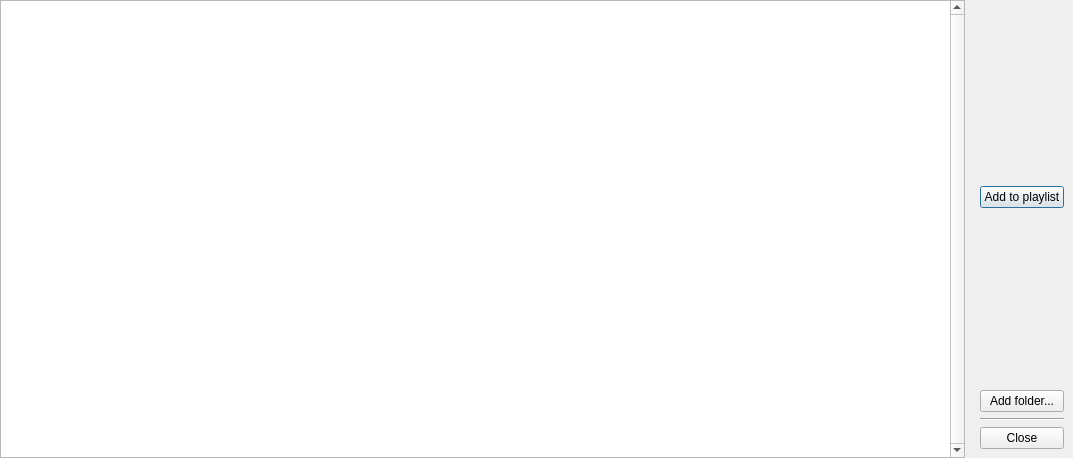
<?xml version="1.0" encoding="UTF-8"?>
<ui version="4.0">
 <class>DlgSongs</class>
 <widget class="QDialog" name="DlgSongs">
  <property name="windowModality">
   <enum>Qt::ApplicationModal</enum>
  </property>
  <property name="geometry">
   <rect>
    <x>0</x>
    <y>0</y>
    <width>1073</width>
    <height>458</height>
   </rect>
  </property>
  <property name="windowTitle">
   <string>Songs - SkauTan</string>
  </property>
  <layout class="QHBoxLayout" name="horizontalLayout">
   <property name="leftMargin">
    <number>0</number>
   </property>
   <property name="topMargin">
    <number>0</number>
   </property>
   <property name="rightMargin">
    <number>0</number>
   </property>
   <property name="bottomMargin">
    <number>0</number>
   </property>
   <item>
    <widget class="QTableView" name="tblSongs">
     <property name="verticalScrollBarPolicy">
      <enum>Qt::ScrollBarAlwaysOn</enum>
     </property>
     <property name="selectionBehavior">
      <enum>QAbstractItemView::SelectRows</enum>
     </property>
     <property name="textElideMode">
      <enum>Qt::ElideMiddle</enum>
     </property>
     <property name="horizontalScrollMode">
      <enum>QAbstractItemView::ScrollPerPixel</enum>
     </property>
     <property name="gridStyle">
      <enum>Qt::DotLine</enum>
     </property>
     <property name="sortingEnabled">
      <bool>true</bool>
     </property>
     <property name="wordWrap">
      <bool>false</bool>
     </property>
     <attribute name="horizontalHeaderHighlightSections">
      <bool>false</bool>
     </attribute>
     <attribute name="horizontalHeaderShowSortIndicator" stdset="0">
      <bool>true</bool>
     </attribute>
     <attribute name="verticalHeaderVisible">
      <bool>false</bool>
     </attribute>
     <attribute name="verticalHeaderDefaultSectionSize">
      <number>21</number>
     </attribute>
     <attribute name="verticalHeaderMinimumSectionSize">
      <number>10</number>
     </attribute>
    </widget>
   </item>
   <item>
    <layout class="QVBoxLayout" name="verticalLayout">
     <property name="leftMargin">
      <number>9</number>
     </property>
     <property name="topMargin">
      <number>9</number>
     </property>
     <property name="rightMargin">
      <number>9</number>
     </property>
     <property name="bottomMargin">
      <number>9</number>
     </property>
     <item>
      <spacer name="verticalSpacer">
       <property name="orientation">
        <enum>Qt::Vertical</enum>
       </property>
       <property name="sizeHint" stdset="0">
        <size>
         <width>20</width>
         <height>40</height>
        </size>
       </property>
      </spacer>
     </item>
     <item>
      <widget class="QPushButton" name="btnAddToPlaylist">
       <property name="text">
        <string>Add to playlist</string>
       </property>
      </widget>
     </item>
     <item>
      <spacer name="verticalSpacer_2">
       <property name="orientation">
        <enum>Qt::Vertical</enum>
       </property>
       <property name="sizeHint" stdset="0">
        <size>
         <width>20</width>
         <height>40</height>
        </size>
       </property>
      </spacer>
     </item>
     <item>
      <widget class="QPushButton" name="btnAddFolder">
       <property name="text">
        <string>Add folder...</string>
       </property>
      </widget>
     </item>
     <item>
      <widget class="Line" name="line">
       <property name="orientation">
        <enum>Qt::Horizontal</enum>
       </property>
      </widget>
     </item>
     <item>
      <widget class="QPushButton" name="btnClose">
       <property name="text">
        <string>Close</string>
       </property>
      </widget>
     </item>
    </layout>
   </item>
  </layout>
 </widget>
 <resources/>
 <connections/>
</ui>
